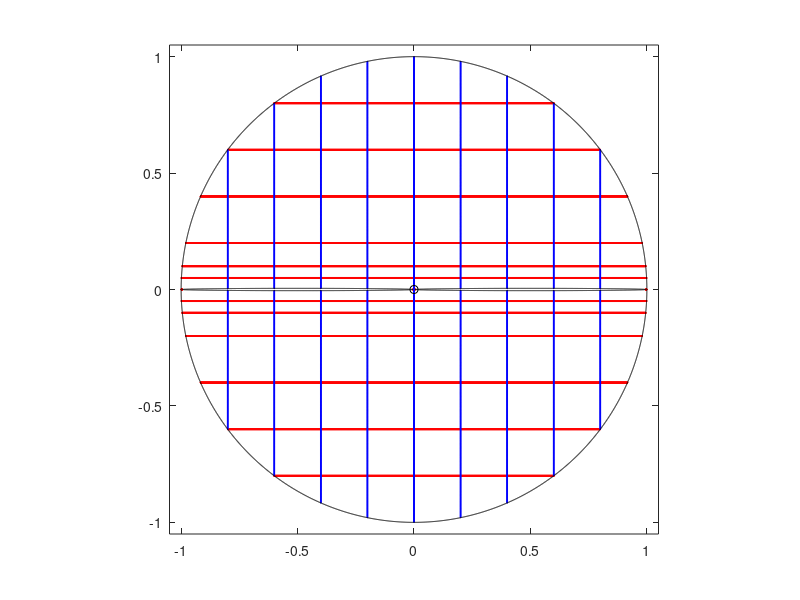

This figure's MATLAB source: (Note: this script raises an error after producing the figure.)
%  Copyright Mohamed Nasser 2017
%  Please cite this MATLAB functions as:
%
%  When citing this software please mention the URL of the master repository 
%  (https://github.com/mmsnasser/CircularMap), and the paper
%  M.M.S. Nasser,Fast Computation of the Circular Map, Computational Methods 
%  and Function Theory, 15 (2015) 187-223.
%
%
%  PLEASE note that this toolbox contains the files:
%  zfmm2dpart.m
%  fmm2d_r2012a.mexw32
%  fmm2d_r2012a.mexw64
%  pthreadGC2-w32.dll
%  pthreadGC2-w64.dll
%  From the Toolbox:
%  L. G REENGARD AND Z. G IMBUTAS , FMMLIB2D: A MATLAB toolbox for
%  fast multipole method in two dimensions, Version 1.2, 2012.
%  http://www.cims.nyu.edu/cmcl/fmm2dlib/fmm2dlib.html
%  PLEASE also cite the FMMLIB2D toolbox.
%%
clear
clc
'Example 4: Very thin ellipses'
%%
n         =   2^12
ratio     =   0.2;
t         =   (0:2*pi/n:2*pi-2*pi/n).';
%% 
Mat_coef  =   [0                    2         2
               0.5                  0.99     -0.01
              -0.5                  0.99     -0.01
               ];               
cent      =   Mat_coef(:,1);
radx      =   Mat_coef(:,2);
rady      =   Mat_coef(:,3);
m         =   length(cent)-1
%%
alphain     =    0;
for k=1:m+1
    et(1+(k-1)*n:k*n,1)    =  cent(k)+0.5.*(+radx(k).*cos(t)+i*rady(k).*sin(t));
    etp(1+(k-1)*n:k*n,1)   =          0.5.*(-radx(k).*sin(t)+i*rady(k).*cos(t));
end
%%


%%
[xh,yh]=meshgrid(-2:0.0001:2,[-0.8,-0.6,-0.4,-0.2,-0.1,-0.05,0,0.05,0.1,0.2,0.4,0.6,0.8]);
zh=xh+i.*yh;
zho = 2.*(zh-cent(1));
zh((real(zho)./radx(1)).^2+(imag(zho)./rady(1)).^2>=1)=NaN+i*NaN;
zho = 2.*(zh-cent(2));
zh((real(zho)./radx(2)).^2+(imag(zho)./rady(2)).^2<=1)=NaN+i*NaN;
zho = 2.*(zh-cent(3));
zh((real(zho)./radx(3)).^2+(imag(zho)./rady(3)).^2<=1)=NaN+i*NaN;
zhv = zh(abs(zh)>=0).';
%%
[xv,yv]=meshgrid([-1.8:0.2:1.8],-1:0.001:1);
zv=xv+i.*yv;
zvo = 2.*(zv-cent(1));
zv((real(zvo)./radx(1)).^2+(imag(zvo)./rady(1)).^2>=1)=NaN+i*NaN;
zvo = 2.*(zv-cent(2));
zv((real(zvo)./radx(2)).^2+(imag(zvo)./rady(2)).^2<=1)=NaN+i*NaN;
zvo = 2.*(zv-cent(3));
zv((real(zvo)./radx(3)).^2+(imag(zvo)./rady(3)).^2<=1)=NaN+i*NaN;
zvv = zv(abs(zv)>=0).';
%%
figure;
hold on
box on
plot(real(zhv),imag(zhv),'or','MarkerSize',0.5)
plot(real(zvv),imag(zvv),'ob','MarkerSize',0.5)
for k=1:m+1
    c_cr    =  et((k-1)*n+1:k*n,1); c_cr(n+1)  =  c_cr(1);
    plot(real(c_cr),imag(c_cr),'k')
end
plot(real(alphain),imag(alphain),'ok')
axis equal
axis([-1.05  1.05  -1.05   1.05])
%%

%%
[zet,zetp,cntd,rad]=circmap(et,etp,alphain,n);
%%
whv       =  fcau (et,etp,zet,zhv);
wvv       =  fcau (et,etp,zet,zvv);
%%
figure;
hold on
box on
plot(real(whv),imag(whv),'or','MarkerSize',0.5)
plot(real(wvv),imag(wvv),'ob','MarkerSize',0.5)
for k=1:m+1
    c_cr    =  zet((k-1)*n+1:k*n,1); c_cr(n+1)  =  c_cr(1);
    plot(real(c_cr),imag(c_cr),'k')
end
plot(0,0,'ok')
axis equal
axis([-1.05  1.05  -1.05   1.05])
%%
